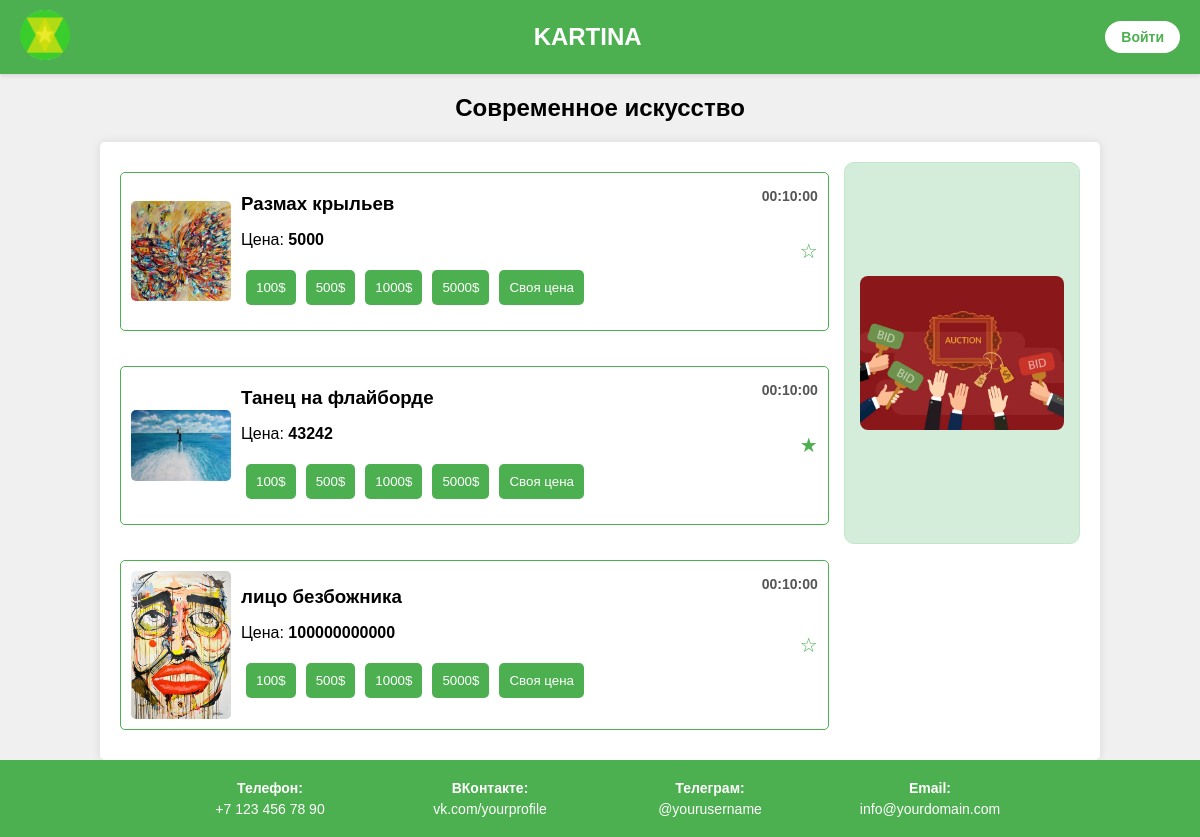
The app's page /modern_art, older data.
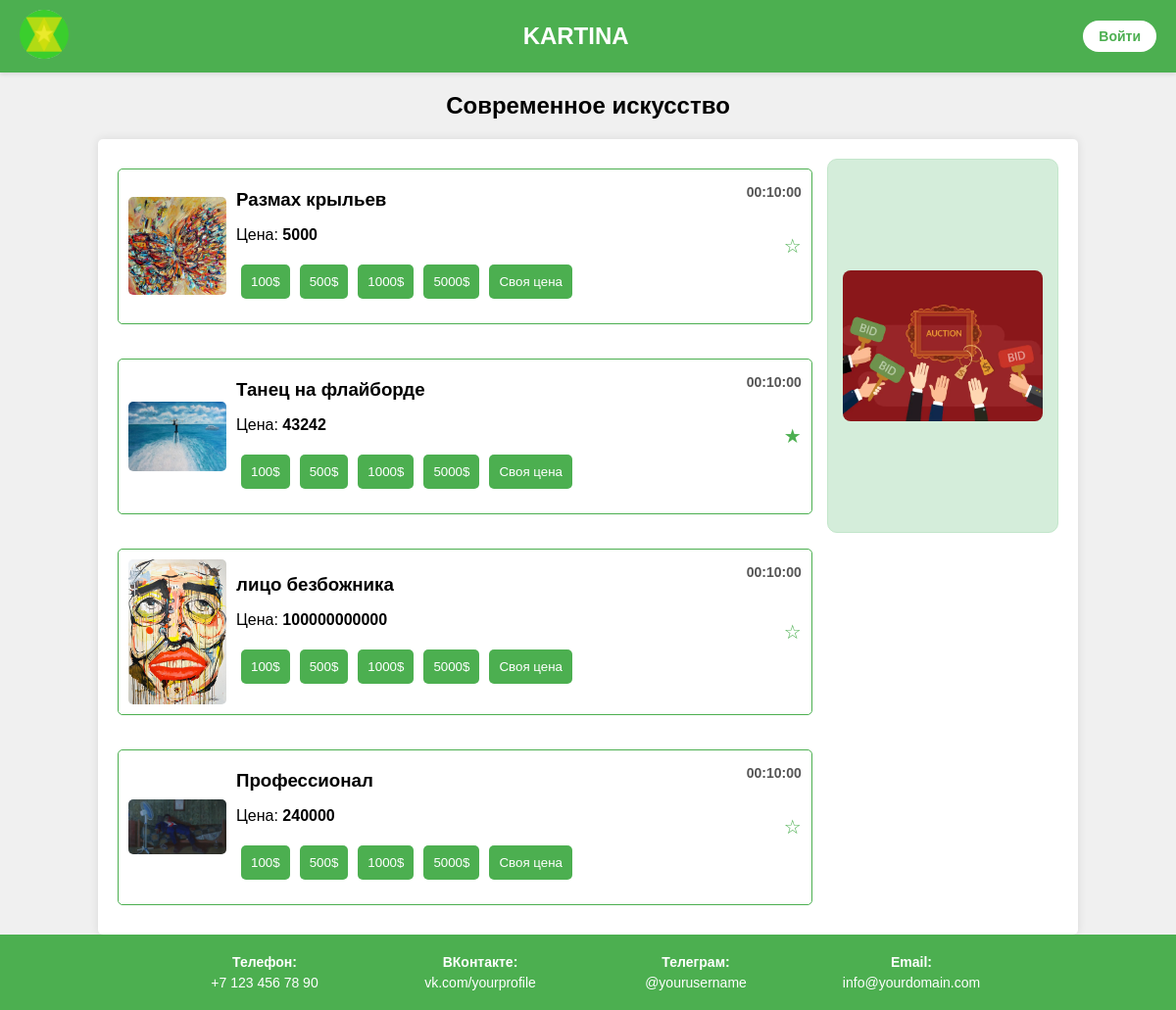
The same page, newer data.
### main/models.py (models this page shows, shortened)
class modern_picture(models.Model):
    title = models.CharField('Название картины', max_length=50)
    price = models.IntegerField(default=0)
    picture = models.ImageField(upload_to='')

### main/views.py (the view)
# urls.py: path('modern_art', views.modern_art),
def modern_art(request):
    modern_pic = modern_picture.objects.all()
    favorites = favorites_picture.objects.filter(
        picture_type='modern',
        original_id__in=modern_pic.values_list('id', flat=True)
    )
    favorite_ids_dict = {fav.original_id: fav.id for fav in favorites}
    return render(request, 'main/Sovrem_iscusstvo.html', {
        'modern_pic': modern_pic,
        'favorite_ids_dict': favorite_ids_dict
    })

### main/views.py (called while the page is built)
@register.filter
def get_item(dictionary, key):
    return dictionary.get(key)

### main/templates/main/Sovrem_iscusstvo.html (shortened to what this page needs)
<!DOCTYPE html>
<html lang="ru">
<head>
    <link rel="stylesheet" href="/media/styles.css">
</head>
<div class="header">
    <div class="logo">
        <a href="/">
            <img src="/media/logo.png" alt="Логотип">
        </a>
    </div>
    <div class="title">KARTINA</div>
    <div>
        {% if user.is_authenticated %}
            <a href="/favorites" class="nav-button">Избранное</a>
            <a href="/my_picture" class="nav-button">Мои картины</a>
            <a href="/logout" class="nav-button">Выйти</a>
        {% else %}
            <a href="login" class="nav-button">Войти</a>
        {% endif %}
    </div>
</div>
    <h2 style="text-align: center; margin-top: 20px;">Современное искусство</h2>
    <div class="container">
        <div class="main-content list">
            {% for el in modern_pic %}
                <div class="artwork">
                    <img src="{{ el.picture.url }}" alt="{{ el.title }}">
                    <div>
                        <h3>{{ el.title }}</h3>
                        <p>Цена: <span class="price">{{ el.price }}</span></p>
                        <div class="price-buttons">
                            <button onclick="setCustomPrice(100, this)">100$</button>
                            <button onclick="setCustomPrice(500, this)">500$</button>
                            <button onclick="setCustomPrice(1000, this)">1000$</button>
                            <button onclick="setCustomPrice(5000, this)">5000$</button>
                            <button onclick="showCustomPrice(this)">Своя цена</button>
                        </div>
                    </div>
                    <div class="favorite"
                         onclick="toggleFavorite(this, {{ el.id }}, 'modern')"
                         {% if el.id in favorite_ids_dict %}
                         data-favorite-id="{{ favorite_ids_dict|get_item:el.id }}"
                         {% endif %}>
                        {% if el.id in favorite_ids_dict %}★{% else %}☆{% endif %}
                    </div>
                    <div class="timer">00:10:00</div>
                </div>
            {% endfor %}
        </div>
        <div class="sidebar">
            <div class="advertisement">
                <img src="/media/auction-art.png" alt="Реклама аукциона картин">
            </div>
        </div>
    </div>
    <div class="footer">
    <div class="contact-item">
        <strong>Телефон:</strong> <span>+7 123 456 78 90</span>
    </div>
    <div class="contact-item">
        <strong>ВКонтакте:</strong> <a href="https://vk.com/yourprofile" style="color: white; text-decoration: none;">vk.com/yourprofile</a>
    </div>
    <div class="contact-item">
        <strong>Телеграм:</strong> <a href="https://t.me/yourusername" style="color: white; text-decoration: none;">@yourusername</a>
    </div>
    <div class="contact-item">
        <strong>Email:</strong> <a href="mailto:info@yourdomain.com" style="color: white; text-decoration: none;">info@yourdomain.com</a>
    </div>
</body>
</html>

Row changes from the older to the newer data that the page shows:
added modern_picture: picture (picture), title "Профессионал", price "240000"
